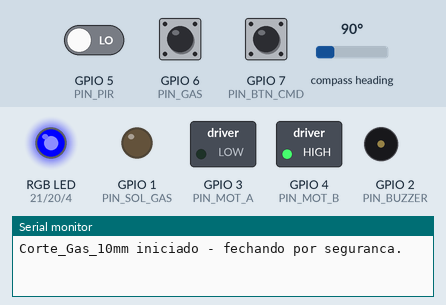
The sketch below on a simulated ESP32-C3. On the bench: switched loads named in the sketch (green lamp = pin HIGH), an RGB LED mixed from three pins (HIGH = lit), output pins drawn as LEDs (lit = HIGH), buzzer (waves = sounding), the last lines printed to the serial monitor. Wiring (inferred from the names in the program): AS5600 angle sensor at I2C address 0x36. Dashed ring = blinking. The inputs (shaded band) are chosen by the test bench; at power-on: compass heading 90°, GPIO 7 (PIN_BTN_CMD) HIGH, GPIO 5 (PIN_PIR) LOW, GPIO 6 (PIN_GAS) HIGH. EEPROM starts erased.

Above: at 1.2 s.
1.3 s: compass heading set to 7°
At 1.32 s:
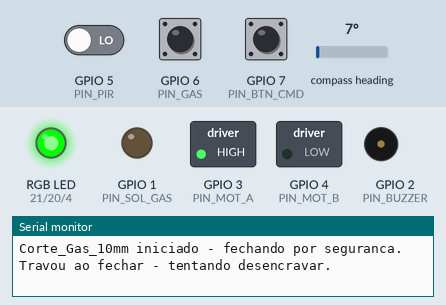
At 4.3 s:
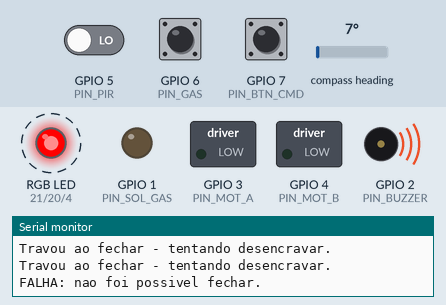
7.3 s: GPIO 7 (PIN_BTN_CMD) pulled LOW for 3.2 s
At 10.7 s:
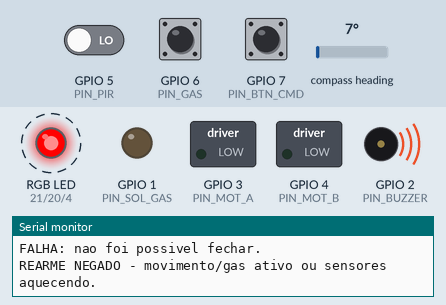
Timing chart, 0 to 19.0 s (numbered marks = the images above; inputs shaded):
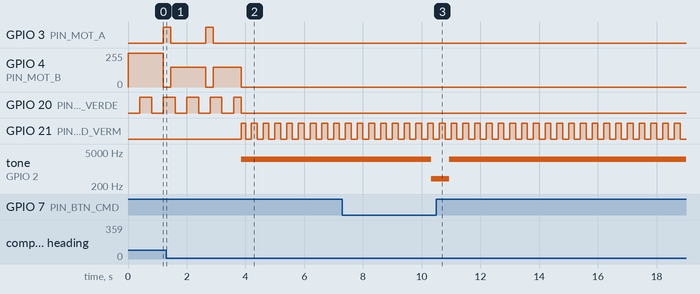

The sketch:

firmware_corte_gas_10mm.ino
```cpp
/* =============================================================================
   FIRMWARE - CORTE_GAS_10MM
   Valvula borboleta rotativa de 90 graus com CORTE IMEDIATO DE GAS
   acionado por sensor de movimento (PIR) e/ou detector de gas.
   -----------------------------------------------------------------------------
   Derivado de: firmware_controlador_agua_10mm.ino (jfgonjr/controlador-de-fluido-10mm)

   MECANICA (INALTERADA - ver CAD / README do projeto)
     Corpo 88 x 50 x 62 mm, passagem Ø10, obturador Ø32 x 3 mm, eixo Ø6.
     0 graus = FECHADA (disco perpendicular ao fluxo)
     90 graus = ABERTA (disco alinhado ao fluxo)
     Encoder magnetico AS5600 (I2C) na ponta do eixo - sem fins de curso.
     Atuador: motor DC com reducao + ponte H (L9110 / DRV8833).

   CAIXA ELETRONICA - 3 PASSAGENS Ø7 mm (parede +Y)
     x = -20  Alimentacao 12 V
     x =   0  Sensor de movimento PIR (sinal digital, HIGH = movimento)
     x = +20  Detector de gas (saida digital) e, opcionalmente, o botao remoto
              (use cabo multivias de Ø <= 6,5 mm para caber na passagem)

   O QUE MUDOU EM RELACAO AO CONTROLADOR DE AGUA
     - Removidos: sonda de conducao, sensor de fluxo, pre-alarme de 60 s,
       botao de rearme separado e opcao de servo (servo nao e fail-safe).
     - T_CORTE_VAZAMENTO = 0 s: movimento (ou gas) com a valvula ABERTA ou
       ABRINDO fecha a valvula na mesma iteracao do loop().
     - Buzzer continuo + LED vermelho durante e apos o corte de emergencia.
     - Bloqueio persistente em EEPROM, abertura negada com presenca ativa,
       rearme manual so apos 3 s de botao pressionado e SEM presenca.
     - Entrada de detector de gas e saida opcional para eletrovalvula
       normalmente fechada em serie (corte direto na linha de gas).

   BOTAO UNICO (PIN_BTN_CMD, ativo em LOW)
     Toque curto, FECHADA .......... abre (se permitido)
     Toque curto, ABERTA ........... fecha (manual, sem bloqueio)
     Toque durante ABRINDO ......... EMERGENCIA do botao: fecha e BLOQUEIA
     Segurar 3 s, BLOQUEADA/FALHA .. rearme (so sem movimento / sem gas)

   Plataforma: Arduino Nano / Pro Mini (AVR) ou ESP32 / ESP32-C3
               (ESP32: core Arduino-ESP32 >= 3.0, para analogWrite/tone).
   Serial: 115200 baud
     Z = grava posicao atual como FECHADO (0 graus)   I = inverte sentido
     A = abrir   F = fechar   ? = status
   ============================================================================= */

#include <Wire.h>
#include <EEPROM.h>

/* =============================================================================
   1) PINAGEM (mesma placa 54 x 34 mm do projeto original)
   ============================================================================= */
#if defined(ESP32)
const uint8_t PIN_SDA       = 8;
const uint8_t PIN_SCL       = 9;
const uint8_t PIN_MOT_A     = 3;   // ponte H IN1 (PWM)
const uint8_t PIN_MOT_B     = 4;   // ponte H IN2 (PWM)
const uint8_t PIN_PIR       = 5;   // sensor de movimento (HIGH = presenca)
const uint8_t PIN_GAS       = 6;   // detector de gas (ver GAS_NIVEL_ATIVO)
const uint8_t PIN_SOL_GAS   = 1;   // saida p/ eletrovalvula NF (via MOSFET/rele)
const uint8_t PIN_BTN_CMD   = 7;   // botao unico (comando e rearme)
const uint8_t PIN_BUZZER    = 2;
const uint8_t PIN_LED_VERDE = 20;
const uint8_t PIN_LED_VERM  = 21;
#else  // Arduino Nano / Pro Mini
const uint8_t PIN_MOT_A     = 5;   // PWM
const uint8_t PIN_MOT_B     = 6;   // PWM
const uint8_t PIN_PIR       = 2;
const uint8_t PIN_GAS       = 3;
const uint8_t PIN_SOL_GAS   = 7;
const uint8_t PIN_BTN_CMD   = 4;
const uint8_t PIN_BUZZER    = 9;
const uint8_t PIN_LED_VERDE = 10;
const uint8_t PIN_LED_VERM  = 11;
#endif

/* =============================================================================
   2) PARAMETROS DO MECANISMO
   ============================================================================= */
const float   ANG_FECHADO  = 0.0f;
const float   ANG_ABERTO   = 90.0f;
const float   TOLERANCIA   = 2.5f;   // graus - janela de "chegou"
const float   ANG_DESACEL  = 20.0f;  // graus - inicio da rampa de frenagem
const uint8_t PWM_MIN      = 90;     // minimo para vencer o atrito da bucha
const uint8_t PWM_MAX      = 255;

/* =============================================================================
   3) TEMPOS (ms)
   ============================================================================= */
const unsigned long T_CORTE_VAZAMENTO = 0UL;      // SEM pre-alarme: corte imediato
const unsigned long T_MANOBRA_MAX     = 8000UL;   // 90 graus devem sair antes
const unsigned long T_STALL           = 1200UL;   // sem mover = travado
const unsigned long T_DESENCRAVA      = 250UL;    // recuo para soltar travamento
const unsigned long T_SEGURAR_REARME  = 3000UL;   // botao pressionado p/ rearme
const unsigned long T_DEBOUNCE_BOTAO  = 30UL;
const unsigned long T_FILTRO_GAS      = 300UL;    // anti-ruido do modulo de gas
const unsigned long T_AQUECIMENTO     = 30000UL;  // PIR/MQ instaveis na partida
const uint8_t       LIM_FALHAS_I2C    = 10;       // leituras seguidas com erro

/* Sinalizacao de emergencia */
const unsigned int  TOM_ALARME_HZ     = 2500;     // tom CONTINUO

/* =============================================================================
   4) SENSORES
   ============================================================================= */
const bool USAR_SENSOR_GAS     = true;   // false = ignora a entrada de gas
const bool USAR_SOLENOIDE_AUX  = false;  // true = comanda eletrovalvula NF extra
const uint8_t GAS_NIVEL_ATIVO  = LOW;    // modulos MQ: DO cai para LOW com gas

/* =============================================================================
   5) ENCODER MAGNETICO AS5600
   ============================================================================= */
const uint8_t AS5600_ADDR   = 0x36;
const uint8_t AS5600_RAWANG = 0x0C;   // 12 bits, 0..4095
const uint8_t AS5600_STATUS = 0x0B;   // MD/ML/MH - presenca do ima

bool as5600Ler(uint16_t &bruto) {
  Wire.beginTransmission(AS5600_ADDR);
  Wire.write(AS5600_RAWANG);
  if (Wire.endTransmission(false) != 0) return false;
  if (Wire.requestFrom((uint8_t)AS5600_ADDR, (uint8_t)2) != 2) return false;
  uint16_t hi = Wire.read(), lo = Wire.read();
  bruto = ((hi << 8) | lo) & 0x0FFF;
  return true;
}

bool as5600ImaOk() {
  Wire.beginTransmission(AS5600_ADDR);
  Wire.write(AS5600_STATUS);
  if (Wire.endTransmission(false) != 0) return false;
  if (Wire.requestFrom((uint8_t)AS5600_ADDR, (uint8_t)1) != 1) return false;
  uint8_t st = Wire.read();
  return (st & 0x20);                 // MD = ima detectado
}

/* =============================================================================
   6) DADOS PERSISTENTES (EEPROM)
   -----------------------------------------------------------------------------
   Mesma estrutura do firmware de agua: a calibracao (zero/sentido) ja gravada
   e preservada. 'bloqueado' sobrevive a quedas de energia.
   ============================================================================= */
struct Config {
  uint16_t magic;
  uint16_t zeroBruto;   // leitura do encoder na posicao FECHADA
  int8_t   sentido;     // +1 ou -1
  uint8_t  bloqueado;   // 1 = corte de emergencia pendente de rearme
};

const uint16_t MAGIC = 0xC0A1;
Config cfg, cfgSalvo;

void salvarCfg() {
  if (memcmp(&cfg, &cfgSalvo, sizeof(Config)) == 0) return;  // poupa a EEPROM
  EEPROM.put(0, cfg);
#if defined(ESP32)
  EEPROM.commit();
#endif
  cfgSalvo = cfg;
}

void carregarCfg() {
  EEPROM.get(0, cfg);
  cfgSalvo = cfg;
  if (cfg.magic != MAGIC) {            // primeira energizacao
    cfg.magic = MAGIC; cfg.zeroBruto = 0; cfg.sentido = 1; cfg.bloqueado = 0;
    cfgSalvo.magic = 0;                // forca a gravacao
    salvarCfg();
  }
}

/* =============================================================================
   7) ESTADOS E VARIAVEIS GLOBAIS
   ============================================================================= */
enum Estado : uint8_t {
  ST_FECHADA, ST_ABRINDO, ST_ABERTA, ST_FECHANDO, ST_BLOQUEADA, ST_FALHA
};
const char* const NOME_ESTADO[] = {
  "FECHADA", "ABRINDO", "ABERTA", "FECHANDO", "BLOQUEADA", "FALHA"
};

Estado estado = ST_FECHANDO;
unsigned long tEstado = 0, tRefStall = 0, tDesencrava = 0;
unsigned long tPerigoIni = 0, tGasMudou = 0, tBeepAte = 0;
unsigned long tBtnMudou = 0, tBtnPress = 0;

float   anguloAtual = 0.0f, anguloRefStall = 0.0f;
uint8_t tentativas = 0, falhasI2C = 0;

bool presenca = false;          // PIR em HIGH agora (sem filtro: 0 s)
bool gasAtivo = false, gasBruto = false;
bool perigoAnterior = false;

bool btnLido = false, btnEstavel = false;
bool btnPressionado = false;    // nivel estavel (debounced)
bool btnEvento = false;         // borda de descida (1 loop)
bool rearmeConsumido = false;
bool buzzerLigado = false;

void trocarEstado(Estado n) {
  estado = n;
  tEstado = millis();
  // Eletrovalvula auxiliar so fica energizada (aberta) com a valvula abrindo/aberta.
  if (USAR_SOLENOIDE_AUX)
    digitalWrite(PIN_SOL_GAS, (n == ST_ABRINDO || n == ST_ABERTA) ? HIGH : LOW);
  // Exige soltar o botao antes de contar os 3 s do rearme.
  if (n == ST_BLOQUEADA || n == ST_FALHA) rearmeConsumido = btnPressionado;
}

/* =============================================================================
   8) LEITURA DE POSICAO
   ============================================================================= */
float lerAngulo() {
  uint16_t bruto;
  if (!as5600Ler(bruto)) {
    if (falhasI2C < 255) falhasI2C++;
    return anguloAtual;               // mantem o ultimo valor
  }
  falhasI2C = 0;
  int16_t delta = (int16_t)bruto - (int16_t)cfg.zeroBruto;
  if (delta >  2048) delta -= 4096;
  if (delta < -2048) delta += 4096;
  return cfg.sentido * delta * (360.0f / 4096.0f);
}

/* =============================================================================
   9) ACIONAMENTO DO MOTOR
   ============================================================================= */
void motorParar() {
  analogWrite(PIN_MOT_A, 0);
  analogWrite(PIN_MOT_B, 0);
}

/* pwm > 0 abre (angulo crescente), pwm < 0 fecha */
void motorAcionar(int pwm) {
  pwm = constrain(pwm, -(int)PWM_MAX, (int)PWM_MAX);
  if (pwm > 0)      { analogWrite(PIN_MOT_B, 0); analogWrite(PIN_MOT_A, pwm); }
  else if (pwm < 0) { analogWrite(PIN_MOT_A, 0); analogWrite(PIN_MOT_B, -pwm); }
  else motorParar();
}

/* PWM cheio longe do alvo, rampa nos ultimos graus (evita bater o disco). */
void irParaAlvo(float destino) {
  float erro = destino - anguloAtual;
  float mod  = fabs(erro);
  if (mod <= TOLERANCIA) { motorParar(); return; }
  float k = (mod >= ANG_DESACEL) ? 1.0f : (mod / ANG_DESACEL);
  int pwm = PWM_MIN + (int)((PWM_MAX - PWM_MIN) * k);
  motorAcionar(erro > 0 ? pwm : -pwm);
}

bool chegou(float destino) { return fabs(destino - anguloAtual) <= TOLERANCIA; }

/* Travamento: motor comandado e angulo praticamente parado por T_STALL. */
bool detectouStall() {
  unsigned long agora = millis();
  if (fabs(anguloAtual - anguloRefStall) > 1.0f) {
    anguloRefStall = anguloAtual;
    tRefStall = agora;
    return false;
  }
  return (agora - tRefStall >= T_STALL);
}

void iniciarManobra() {              // reinicia a referencia de travamento
  anguloRefStall = anguloAtual;
  tRefStall = millis();
}

/* =============================================================================
   10) ENTRADAS: MOVIMENTO, GAS E BOTAO
   ============================================================================= */
void lerSensores() {
  unsigned long agora = millis();

  // Movimento: leitura direta, sem filtro (corte imediato).
  presenca = (digitalRead(PIN_PIR) == HIGH);

  // Gas: filtro curto apenas contra ruido do comparador do modulo.
  if (USAR_SENSOR_GAS) {
    bool g = (digitalRead(PIN_GAS) == GAS_NIVEL_ATIVO);
    if (g != gasBruto) { gasBruto = g; tGasMudou = agora; }
    if (agora - tGasMudou >= T_FILTRO_GAS) gasAtivo = gasBruto;
  } else {
    gasAtivo = false;
  }
}

void lerBotao() {
  unsigned long agora = millis();
  bool raw = (digitalRead(PIN_BTN_CMD) == LOW);
  if (raw != btnLido) { btnLido = raw; tBtnMudou = agora; }
  if ((agora - tBtnMudou >= T_DEBOUNCE_BOTAO) && (raw != btnEstavel)) {
    btnEstavel = raw;
    btnPressionado = raw;
    if (raw) { btnEvento = true; tBtnPress = agora; }
  }
}

/* Abertura e negada com movimento, gas ou sensores ainda aquecendo. */
bool aberturaBloqueada() {
  return presenca || gasAtivo || (millis() < T_AQUECIMENTO);
}

/* =============================================================================
   11) SINALIZACAO
   ============================================================================= */
void bipe(unsigned int hz, unsigned int ms) {
  tone(PIN_BUZZER, hz, ms);
  tBeepAte = millis() + ms;
  buzzerLigado = false;              // forca o tom continuo a retomar depois
}

void buzzerContinuo(bool ligar) {
  if (millis() < tBeepAte) return;   // deixa o bipe terminar
  if (ligar == buzzerLigado) return;
  buzzerLigado = ligar;
  if (ligar) tone(PIN_BUZZER, TOM_ALARME_HZ); else noTone(PIN_BUZZER);
}

void sinalizar() {
  unsigned long ms = millis();
  bool alarme = (cfg.bloqueado || estado == ST_FALHA);   // durante E apos o corte

  if (alarme) {
    bool vm = (estado == ST_FALHA) ? ((ms / 200) % 2) : true;  // FALHA pisca rapido
    digitalWrite(PIN_LED_VERM, vm);
    digitalWrite(PIN_LED_VERDE, LOW);
    buzzerContinuo(true);
    return;
  }

  digitalWrite(PIN_LED_VERM, LOW);
  buzzerContinuo(false);
  switch (estado) {
    case ST_ABERTA:  digitalWrite(PIN_LED_VERDE, HIGH); break;
    case ST_ABRINDO:
    case ST_FECHANDO: digitalWrite(PIN_LED_VERDE, (ms / 400) % 2); break;
    default:         digitalWrite(PIN_LED_VERDE, LOW); break;
  }
}

/* =============================================================================
   12) CORTE DE EMERGENCIA E REARME
   ============================================================================= */
/* Ordem deliberada: primeiro o motor e o alarme, depois a EEPROM (que leva
   alguns ms), para o corte comecar na mesma iteracao da deteccao. */
void cortarEmergencia(const __FlashStringHelper* motivo) {
  if (USAR_SOLENOIDE_AUX) digitalWrite(PIN_SOL_GAS, LOW);   // corte direto na linha
  motorAcionar(-PWM_MAX);                                   // fecha ja, PWM cheio
  digitalWrite(PIN_LED_VERM, HIGH);
  digitalWrite(PIN_LED_VERDE, LOW);
  tBeepAte = 0;
  buzzerLigado = false;
  buzzerContinuo(true);
  iniciarManobra();
  tentativas = 0;
  trocarEstado(ST_FECHANDO);
  cfg.bloqueado = 1;
  salvarCfg();                                              // persiste o bloqueio
  Serial.print(F("EMERGENCIA: "));
  Serial.print(motivo);
  Serial.println(F(" - valvula fechando e sistema BLOQUEADO."));
}

void tentarAbrir(const __FlashStringHelper* origem) {
  if (aberturaBloqueada()) {
    Serial.print(F("Abertura NEGADA ("));
    Serial.print(origem);
    Serial.println(presenca ? F("): movimento ativo.")
                   : gasAtivo ? F("): gas detectado.")
                              : F("): sensores aquecendo."));
    bipe(400, 600);
    return;
  }
  iniciarManobra();
  trocarEstado(ST_ABRINDO);
}

void iniciarFechamentoNormal() {
  iniciarManobra();
  tentativas = 0;
  trocarEstado(ST_FECHANDO);
}

/* Rearme: segurar o botao por 3 s CONSECUTIVOS, sem movimento e sem gas. */
void tratarRearme() {
  if (!btnPressionado) { rearmeConsumido = false; return; }
  if (rearmeConsumido) return;
  if (millis() - tBtnPress < T_SEGURAR_REARME) return;

  rearmeConsumido = true;
  if (aberturaBloqueada()) {
    bipe(400, 600);
    Serial.println(F("REARME NEGADO - movimento/gas ativo ou sensores aquecendo."));
    return;
  }
  cfg.bloqueado = 0;
  salvarCfg();
  bipe(1500, 200);
  Serial.println(F("REARME OK - confirmando fechamento."));
  iniciarFechamentoNormal();          // reconfirma 0 graus antes de liberar
}

/* =============================================================================
   13) CONSOLE SERIAL
   ============================================================================= */
void imprimirStatus() {
  Serial.print(F("estado="));  Serial.print(NOME_ESTADO[estado]);
  Serial.print(F(" ang="));    Serial.print(anguloAtual, 1);
  Serial.print(F(" mov="));    Serial.print(presenca);
  Serial.print(F(" gas="));    Serial.print(gasAtivo);
  Serial.print(F(" bloq="));   Serial.print(cfg.bloqueado);
  Serial.print(F(" sentido="));Serial.print(cfg.sentido);
  Serial.print(F(" ima="));    Serial.println(as5600ImaOk());
}

void tratarConsole() {
  if (!Serial.available()) return;
  char c = toupper(Serial.read());
  uint16_t bruto;
  switch (c) {
    case 'Z':
      if (estado == ST_ABRINDO || estado == ST_FECHANDO) {
        Serial.println(F("Calibracao recusada: valvula em movimento."));
      } else if (as5600Ler(bruto)) {
        cfg.zeroBruto = bruto; salvarCfg();
        Serial.println(F("Zero gravado na posicao atual (FECHADO)."));
      }
      break;
    case 'I':
      cfg.sentido = -cfg.sentido; salvarCfg();
      Serial.print(F("Sentido = ")); Serial.println(cfg.sentido);
      break;
    case 'A':
      if (estado == ST_FECHADA) tentarAbrir(F("serial"));
      else Serial.println(F("Abrir so e aceito com a valvula FECHADA e sem bloqueio."));
      break;
    case 'F':
      if (estado == ST_ABERTA || estado == ST_ABRINDO) iniciarFechamentoNormal();
      break;
    case '?':
      imprimirStatus();
      break;
  }
}

/* =============================================================================
   14) SETUP - PARTIDA SEGURA
   ============================================================================= */
void setup() {
  Serial.begin(115200);
#if defined(ESP32)
  EEPROM.begin(sizeof(Config) + 8);
  Wire.begin(PIN_SDA, PIN_SCL);
#else
  Wire.begin();
#endif
  Wire.setClock(400000);

  carregarCfg();

  pinMode(PIN_MOT_A, OUTPUT);  pinMode(PIN_MOT_B, OUTPUT);
  motorParar();

  pinMode(PIN_SOL_GAS, OUTPUT); digitalWrite(PIN_SOL_GAS, LOW);   // NF: fechada
#if defined(ESP32)
  pinMode(PIN_PIR, INPUT_PULLDOWN);
#else
  pinMode(PIN_PIR, INPUT);     // AVR: use resistor de 10 k para GND no PIR
#endif
  pinMode(PIN_GAS, INPUT_PULLUP);
  pinMode(PIN_BTN_CMD, INPUT_PULLUP);
  pinMode(PIN_BUZZER, OUTPUT);
  pinMode(PIN_LED_VERDE, OUTPUT);
  pinMode(PIN_LED_VERM, OUTPUT);

  if (!as5600ImaOk()) {
    Serial.println(F("ATENCAO: ima do eixo nao detectado pelo AS5600."));
    Serial.println(F("Sem leitura de angulo a valvula entrara em FALHA."));
  }

  // Partida segura: SEMPRE fecha primeiro, referenciando o zero do AS5600.
  anguloAtual = lerAngulo();
  iniciarManobra();
  tentativas = 0;
  trocarEstado(ST_FECHANDO);
  Serial.println(F("Corte_Gas_10mm iniciado - fechando por seguranca."));
  if (cfg.bloqueado) Serial.println(F("Bloqueio de emergencia anterior mantido (EEPROM)."));
}

/* =============================================================================
   15) LOOP
   ============================================================================= */
void loop() {
  unsigned long agora = millis();

  anguloAtual = lerAngulo();
  lerSensores();
  lerBotao();

  /* ---- Corte imediato: movimento ou gas com a valvula ABRINDO/ABERTA ---- */
  bool perigo = presenca || gasAtivo;
  if (perigo && !perigoAnterior) tPerigoIni = agora;
  perigoAnterior = perigo;

  if ((estado == ST_ABRINDO || estado == ST_ABERTA) && perigo &&
      (agora - tPerigoIni >= T_CORTE_VAZAMENTO)) {
    cortarEmergencia(presenca ? F("MOVIMENTO") : F("GAS"));
  }

  /* ---- Perda do encoder durante manobra: nao ha como controlar ---- */
  if ((estado == ST_ABRINDO || estado == ST_FECHANDO) && falhasI2C >= LIM_FALHAS_I2C) {
    motorParar();
    Serial.println(F("FALHA: AS5600 sem resposta."));
    cfg.bloqueado = 1; salvarCfg();
    trocarEstado(ST_FALHA);
  }

  /* ---- Maquina de estados ---- */
  switch (estado) {

    case ST_FECHADA:
      motorParar();
      if (btnEvento) tentarAbrir(F("botao"));
      break;

    case ST_ABRINDO:
      if (btnEvento) {                          // emergencia do botao
        cortarEmergencia(F("BOTAO"));
        break;
      }
      irParaAlvo(ANG_ABERTO);
      if (chegou(ANG_ABERTO)) {
        motorParar(); tentativas = 0; trocarEstado(ST_ABERTA);
      } else if (detectouStall() || agora - tEstado > T_MANOBRA_MAX) {
        motorParar();
        Serial.println(F("Obstrucao na abertura - fechando."));
        iniciarFechamentoNormal();
      }
      break;

    case ST_ABERTA:
      motorParar();
      if (btnEvento) iniciarFechamentoNormal();   // fechamento manual, sem bloqueio
      break;

    case ST_FECHANDO:
      if (agora < tDesencrava) { motorAcionar(PWM_MAX); break; }  // recuo curto
      irParaAlvo(ANG_FECHADO);
      if (chegou(ANG_FECHADO)) {
        motorParar(); tentativas = 0;
        trocarEstado(cfg.bloqueado ? ST_BLOQUEADA : ST_FECHADA);
      } else if (detectouStall() || agora - tEstado > T_MANOBRA_MAX) {
        motorParar();
        if (++tentativas <= 2) {                  // fechar e critico: insiste
          Serial.println(F("Travou ao fechar - tentando desencravar."));
          tDesencrava = agora + T_DESENCRAVA;
          iniciarManobra(); tEstado = agora;
        } else {
          Serial.println(F("FALHA: nao foi possivel fechar."));
          cfg.bloqueado = 1; salvarCfg();
          trocarEstado(ST_FALHA);
        }
      }
      break;

    case ST_BLOQUEADA:
    case ST_FALHA:
      motorParar();
      tratarRearme();
      break;
  }

  btnEvento = false;
  sinalizar();
  tratarConsole();
}
```

Measured:
- after the input at 1.3 s, tone on GPIO 2 (PIN_BUZZER): silent → 2500 Hz after 2.6 s instead of 2.3 s
- after the input at 7.3 s, tone on GPIO 2 (PIN_BUZZER): 2500 Hz → 400 Hz after 3.0 s, → 2500 Hz 0.60 s later
- by itself, GPIO 20 (PIN_LED_VERDE): repeats every 0.80 s: HIGH 0.40 s, LOW 0.40 s
- by itself, GPIO 21 (PIN_LED_VERM): alternates HIGH for 0.20 s and LOW for 0.20 s
